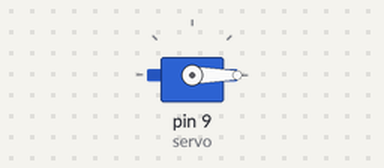
Simulated run of this sketch. Board: Arduino Uno, built with avr-gcc and run on an emulated ATmega328P. Shown: servo.

Above: at 0.05 s.
At 0.25 s:
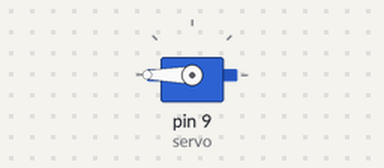
At 0.4 s:
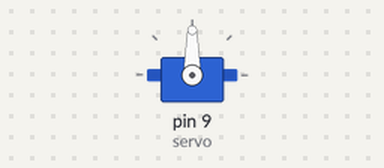
Timing chart, 0 to 3.0 s (numbered marks = the images above):
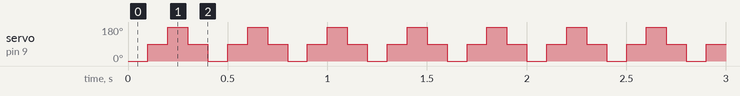

The sketch:

5_servo.ino
```cpp
#include <Servo.h>
Servo servo;

void setup() {
  servo.attach(9); // PWM
}

void loop() {
  servo.write(0);
  delay(100);

  servo.write(90);
  delay(100);

  servo.write(180);
  delay(100);

  servo.write(90);
  delay(100);
}
```

Measured:
- by itself, servo on pin 9 (servo): repeats every 0.40 s: 180° 0.10 s, 90° 0.10 s, 0° 0.10 s, 90° 0.10 s
